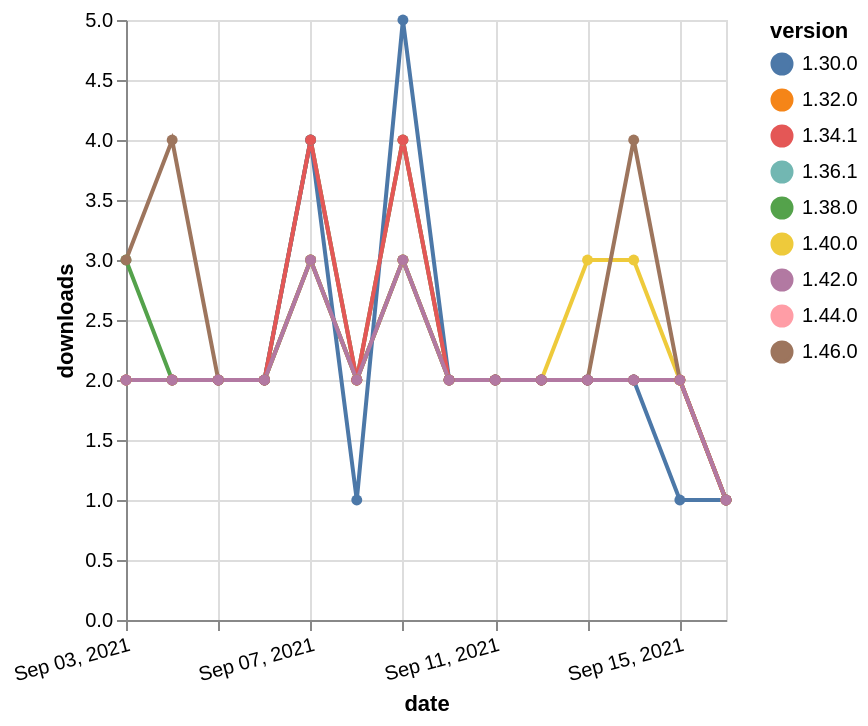

The Vega-Lite source for this figure:
### Vega-Lite specification from a JSON file in a GitHub repository (floating-point values rounded to 4 significant figures)
{"$schema": "https://vega.github.io/schema/vega-lite/v5.json", "description": "A simple bar chart with embedded data.", "data": {"values": [{"date": "2021-09-03", "total": 3647, "delta": 2, "version": "1.32.0"}, {"date": "2021-09-04", "total": 3649, "delta": 2, "version": "1.32.0"}, {"date": "2021-09-05", "total": 3651, "delta": 2, "version": "1.32.0"}, {"date": "2021-09-06", "total": 3653, "delta": 2, "version": "1.32.0"}, {"date": "2021-09-07", "total": 3656, "delta": 3, "version": "1.32.0"}, {"date": "2021-09-08", "total": 3658, "delta": 2, "version": "1.32.0"}, {"date": "2021-09-09", "total": 3661, "delta": 3, "version": "1.32.0"}, {"date": "2021-09-10", "total": 3663, "delta": 2, "version": "1.32.0"}, {"date": "2021-09-11", "total": 3665, "delta": 2, "version": "1.32.0"}, {"date": "2021-09-12", "total": 3667, "delta": 2, "version": "1.32.0"}, {"date": "2021-09-13", "total": 3669, "delta": 2, "version": "1.32.0"}, {"date": "2021-09-14", "total": 3671, "delta": 2, "version": "1.32.0"}, {"date": "2021-09-15", "total": 3673, "delta": 2, "version": "1.32.0"}, {"date": "2021-09-16", "total": 3674, "delta": 1, "version": "1.32.0"}, {"date": "2021-09-03", "total": 2095, "delta": 2, "version": "1.36.1"}, {"date": "2021-09-04", "total": 2097, "delta": 2, "version": "1.36.1"}, {"date": "2021-09-05", "total": 2099, "delta": 2, "version": "1.36.1"}, {"date": "2021-09-06", "total": 2101, "delta": 2, "version": "1.36.1"}, {"date": "2021-09-07", "total": 2104, "delta": 3, "version": "1.36.1"}, {"date": "2021-09-08", "total": 2106, "delta": 2, "version": "1.36.1"}, {"date": "2021-09-09", "total": 2109, "delta": 3, "version": "1.36.1"}, {"date": "2021-09-10", "total": 2111, "delta": 2, "version": "1.36.1"}, {"date": "2021-09-11", "total": 2113, "delta": 2, "version": "1.36.1"}, {"date": "2021-09-12", "total": 2115, "delta": 2, "version": "1.36.1"}, {"date": "2021-09-13", "total": 2117, "delta": 2, "version": "1.36.1"}, {"date": "2021-09-14", "total": 2119, "delta": 2, "version": "1.36.1"}, {"date": "2021-09-15", "total": 2121, "delta": 2, "version": "1.36.1"}, {"date": "2021-09-16", "total": 2122, "delta": 1, "version": "1.36.1"}, {"date": "2021-09-03", "total": 738, "delta": 2, "version": "1.44.0"}, {"date": "2021-09-04", "total": 740, "delta": 2, "version": "1.44.0"}, {"date": "2021-09-05", "total": 742, "delta": 2, "version": "1.44.0"}, {"date": "2021-09-06", "total": 744, "delta": 2, "version": "1.44.0"}, {"date": "2021-09-07", "total": 748, "delta": 4, "version": "1.44.0"}, {"date": "2021-09-08", "total": 750, "delta": 2, "version": "1.44.0"}, {"date": "2021-09-09", "total": 754, "delta": 4, "version": "1.44.0"}, {"date": "2021-09-10", "total": 756, "delta": 2, "version": "1.44.0"}, {"date": "2021-09-11", "total": 758, "delta": 2, "version": "1.44.0"}, {"date": "2021-09-12", "total": 760, "delta": 2, "version": "1.44.0"}, {"date": "2021-09-13", "total": 762, "delta": 2, "version": "1.44.0"}, {"date": "2021-09-14", "total": 764, "delta": 2, "version": "1.44.0"}, {"date": "2021-09-15", "total": 766, "delta": 2, "version": "1.44.0"}, {"date": "2021-09-16", "total": 767, "delta": 1, "version": "1.44.0"}, {"date": "2021-09-03", "total": 2034, "delta": 3, "version": "1.38.0"}, {"date": "2021-09-04", "total": 2036, "delta": 2, "version": "1.38.0"}, {"date": "2021-09-05", "total": 2038, "delta": 2, "version": "1.38.0"}, {"date": "2021-09-06", "total": 2040, "delta": 2, "version": "1.38.0"}, {"date": "2021-09-07", "total": 2044, "delta": 4, "version": "1.38.0"}, {"date": "2021-09-08", "total": 2046, "delta": 2, "version": "1.38.0"}, {"date": "2021-09-09", "total": 2050, "delta": 4, "version": "1.38.0"}, {"date": "2021-09-10", "total": 2052, "delta": 2, "version": "1.38.0"}, {"date": "2021-09-11", "total": 2054, "delta": 2, "version": "1.38.0"}, {"date": "2021-09-12", "total": 2056, "delta": 2, "version": "1.38.0"}, {"date": "2021-09-13", "total": 2058, "delta": 2, "version": "1.38.0"}, {"date": "2021-09-14", "total": 2060, "delta": 2, "version": "1.38.0"}, {"date": "2021-09-15", "total": 2062, "delta": 2, "version": "1.38.0"}, {"date": "2021-09-16", "total": 2063, "delta": 1, "version": "1.38.0"}, {"date": "2021-09-03", "total": 1509, "delta": 2, "version": "1.40.0"}, {"date": "2021-09-04", "total": 1511, "delta": 2, "version": "1.40.0"}, {"date": "2021-09-05", "total": 1513, "delta": 2, "version": "1.40.0"}, {"date": "2021-09-06", "total": 1515, "delta": 2, "version": "1.40.0"}, {"date": "2021-09-07", "total": 1518, "delta": 3, "version": "1.40.0"}, {"date": "2021-09-08", "total": 1520, "delta": 2, "version": "1.40.0"}, {"date": "2021-09-09", "total": 1523, "delta": 3, "version": "1.40.0"}, {"date": "2021-09-10", "total": 1525, "delta": 2, "version": "1.40.0"}, {"date": "2021-09-11", "total": 1527, "delta": 2, "version": "1.40.0"}, {"date": "2021-09-12", "total": 1529, "delta": 2, "version": "1.40.0"}, {"date": "2021-09-13", "total": 1532, "delta": 3, "version": "1.40.0"}, {"date": "2021-09-14", "total": 1535, "delta": 3, "version": "1.40.0"}, {"date": "2021-09-15", "total": 1537, "delta": 2, "version": "1.40.0"}, {"date": "2021-09-16", "total": 1538, "delta": 1, "version": "1.40.0"}, {"date": "2021-09-03", "total": 240, "delta": 3, "version": "1.46.0"}, {"date": "2021-09-04", "total": 244, "delta": 4, "version": "1.46.0"}, {"date": "2021-09-05", "total": 246, "delta": 2, "version": "1.46.0"}, {"date": "2021-09-06", "total": 248, "delta": 2, "version": "1.46.0"}, {"date": "2021-09-07", "total": 251, "delta": 3, "version": "1.46.0"}, {"date": "2021-09-08", "total": 253, "delta": 2, "version": "1.46.0"}, {"date": "2021-09-09", "total": 256, "delta": 3, "version": "1.46.0"}, {"date": "2021-09-10", "total": 258, "delta": 2, "version": "1.46.0"}, {"date": "2021-09-11", "total": 260, "delta": 2, "version": "1.46.0"}, {"date": "2021-09-12", "total": 262, "delta": 2, "version": "1.46.0"}, {"date": "2021-09-13", "total": 264, "delta": 2, "version": "1.46.0"}, {"date": "2021-09-14", "total": 268, "delta": 4, "version": "1.46.0"}, {"date": "2021-09-15", "total": 270, "delta": 2, "version": "1.46.0"}, {"date": "2021-09-16", "total": 271, "delta": 1, "version": "1.46.0"}, {"date": "2021-09-03", "total": 3219, "delta": 2, "version": "1.30.0"}, {"date": "2021-09-04", "total": 3221, "delta": 2, "version": "1.30.0"}, {"date": "2021-09-05", "total": 3223, "delta": 2, "version": "1.30.0"}, {"date": "2021-09-06", "total": 3225, "delta": 2, "version": "1.30.0"}, {"date": "2021-09-07", "total": 3229, "delta": 4, "version": "1.30.0"}, {"date": "2021-09-08", "total": 3230, "delta": 1, "version": "1.30.0"}, {"date": "2021-09-09", "total": 3235, "delta": 5, "version": "1.30.0"}, {"date": "2021-09-10", "total": 3237, "delta": 2, "version": "1.30.0"}, {"date": "2021-09-11", "total": 3239, "delta": 2, "version": "1.30.0"}, {"date": "2021-09-12", "total": 3241, "delta": 2, "version": "1.30.0"}, {"date": "2021-09-13", "total": 3243, "delta": 2, "version": "1.30.0"}, {"date": "2021-09-14", "total": 3245, "delta": 2, "version": "1.30.0"}, {"date": "2021-09-15", "total": 3246, "delta": 1, "version": "1.30.0"}, {"date": "2021-09-16", "total": 3247, "delta": 1, "version": "1.30.0"}, {"date": "2021-09-03", "total": 2580, "delta": 2, "version": "1.34.1"}, {"date": "2021-09-04", "total": 2582, "delta": 2, "version": "1.34.1"}, {"date": "2021-09-05", "total": 2584, "delta": 2, "version": "1.34.1"}, {"date": "2021-09-06", "total": 2586, "delta": 2, "version": "1.34.1"}, {"date": "2021-09-07", "total": 2590, "delta": 4, "version": "1.34.1"}, {"date": "2021-09-08", "total": 2592, "delta": 2, "version": "1.34.1"}, {"date": "2021-09-09", "total": 2596, "delta": 4, "version": "1.34.1"}, {"date": "2021-09-10", "total": 2598, "delta": 2, "version": "1.34.1"}, {"date": "2021-09-11", "total": 2600, "delta": 2, "version": "1.34.1"}, {"date": "2021-09-12", "total": 2602, "delta": 2, "version": "1.34.1"}, {"date": "2021-09-13", "total": 2604, "delta": 2, "version": "1.34.1"}, {"date": "2021-09-14", "total": 2606, "delta": 2, "version": "1.34.1"}, {"date": "2021-09-15", "total": 2608, "delta": 2, "version": "1.34.1"}, {"date": "2021-09-16", "total": 2609, "delta": 1, "version": "1.34.1"}, {"date": "2021-09-03", "total": 1032, "delta": 2, "version": "1.42.0"}, {"date": "2021-09-04", "total": 1034, "delta": 2, "version": "1.42.0"}, {"date": "2021-09-05", "total": 1036, "delta": 2, "version": "1.42.0"}, {"date": "2021-09-06", "total": 1038, "delta": 2, "version": "1.42.0"}, {"date": "2021-09-07", "total": 1041, "delta": 3, "version": "1.42.0"}, {"date": "2021-09-08", "total": 1043, "delta": 2, "version": "1.42.0"}, {"date": "2021-09-09", "total": 1046, "delta": 3, "version": "1.42.0"}, {"date": "2021-09-10", "total": 1048, "delta": 2, "version": "1.42.0"}, {"date": "2021-09-11", "total": 1050, "delta": 2, "version": "1.42.0"}, {"date": "2021-09-12", "total": 1052, "delta": 2, "version": "1.42.0"}, {"date": "2021-09-13", "total": 1054, "delta": 2, "version": "1.42.0"}, {"date": "2021-09-14", "total": 1056, "delta": 2, "version": "1.42.0"}, {"date": "2021-09-15", "total": 1058, "delta": 2, "version": "1.42.0"}, {"date": "2021-09-16", "total": 1059, "delta": 1, "version": "1.42.0"}]}, "width": "container", "mark": {"type": "line", "point": {"filled": true}}, "encoding": {"x": {"field": "date", "type": "temporal", "timeUnit": "yearmonthdate", "title": "date", "axis": {"labelAngle": -15}}, "y": {"field": "delta", "type": "quantitative", "title": "downloads"}, "color": {"field": "version", "type": "nominal"}, "tooltip": {"field": "delta"}}}
